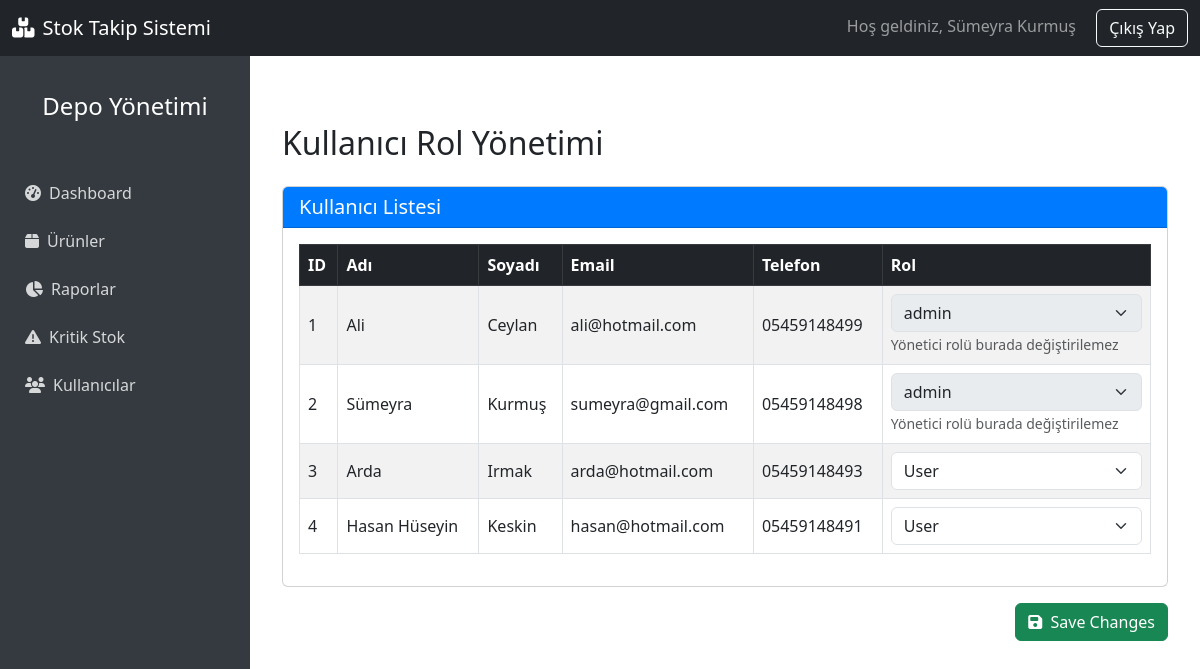
Page /admin_authorization (signed in) on the committed database.
### app.py (models this page shows, shortened)
class User(UserMixin, db.Model):
    id = db.Column(db.Integer, primary_key=True) # essiz id tanimi
    firstName = db.Column(db.String(100), nullable=False) #firstName=form ıcındekı degerı al ve gonder
    lastName = db.Column(db.String(100), nullable=False) #lastName=form ıcındekı degerı al ve gonder
    email = db.Column(db.String(100), unique=True, nullable=False) #email verısı
    role = db.Column(db.String(100), nullable=False, default="User") #role verısı
    phone = db.Column(db.String(15), nullable=False) #phone verısı
    password = db.Column(db.String(100), nullable=False) #password verısı
    confirmPassword = db.Column(db.String(100), nullable=True) #confirmPassword verısı
    urunler = db.relationship('Product', back_populates='user', cascade='all, delete-orphan') #ürünler ile kullanıcı arasında ilişki tanımı

### app.py (the view, shortened to what this page needs)
@app.route('/admin_authorization', methods=['GET','POST'])
@login_required
def admin_authorization():
    users = User.query.all()
    return render_template('admin_authorization.html', users=users)

### app.py (called while the page is built)
@login_manager.user_loader
def load_user(id):
    return User.query.get(int(id))

### templates/admin_authorization.html (shortened to what this page needs)
{% extends "dashboardbase.html" %}
{% block content %}
<link href="https://cdn.jsdelivr.net/npm/bootstrap@5.3.0/dist/css/bootstrap.min.css" rel="stylesheet"/>
<div class="container mt-5">
  <h2 class="mb-4">Kullanıcı Rol Yönetimi</h2>
  <form action="{{ url_for('admin_authorization') }}" method="POST">
    <div class="card">
      <div class="card-header bg-primary text-white">
        <h5 class="mb-0">Kullanıcı Listesi</h5>
      </div>
      <div class="card-body table-responsive">
        <table class="table table-striped table-bordered align-middle">
          <thead class="table-dark">
            <tr>
               <th>ID</th>
              <th>Adı</th>
              <th>Soyadı</th>
              <th>Email</th>
              <th>Telefon</th>
              <th>Rol</th>
            </tr>
          </thead>
          <tbody>
            {% for user in users %}
              <tr>
                <td>{{ user.id }}</td>
                <td>{{ user.firstName }}</td>
                <td>{{ user.lastName }}</td>
                <td>{{ user.email }}</td>
                <td>{{ user.phone }}</td>
                <td>
                  <select name="role_{{ user.id }}" class="form-select" {% if user.role == 'admin' %} disabled {% endif %}>
                    <option value="user" {% if user.role == 'user' %}selected{% endif %}>User</option>
                    <option value="admin" {% if user.role == 'admin' %}selected{% endif %}>admin</option>
                  </select>
                  {% if user.role == 'admin' %}
                    <small class="text-muted">Yönetici rolü burada değiştirilemez</small>
                  {% endif %}
                </td>
              </tr>
            {% endfor %}
          </tbody>
        </table>
      </div>
    </div>
    <div class="mt-3 text-end">
      <button type="submit" class="btn btn-success">
        <i class="fas fa-save me-1"></i> Save Changes
      </button>
    </div>
  </form>
</div>
{% endblock %}

### templates/dashboardbase.html (shortened to what this page needs)
<!DOCTYPE html>
<html lang="tr">
  <head>
    <link rel="stylesheet" href="https://cdn.jsdelivr.net/npm/bootstrap@5.3.0/dist/css/bootstrap.min.css"/>
    <link rel="stylesheet" href="https://cdnjs.cloudflare.com/ajax/libs/font-awesome/6.4.0/css/all.min.css"/>
    <link rel="stylesheet" href="{{ url_for('static', filename='dashboard.css') }}?v=1.0">
  </head>
  <body>
    <nav class="navbar navbar-expand-lg navbar-dark bg-dark fixed-top">
      <div class="container-fluid">
        <a class="navbar-brand" href="{{ url_for('home') }}">
          <i class="fas fa-boxes me-2"></i>Stok Takip Sistemi
        </a>
        <div class="auth-buttons">
          {% if current_user.is_authenticated %}
              <span class="navbar-text me-3">Hoş geldiniz, {{ current_user.firstName }} {{ current_user.lastName }}</span>
              <a href="{{ url_for('logout') }}" class="btn btn-outline-light">Çıkış Yap</a>
          {% endif %}
      </div>
    </nav>
    <div class="sidebar" id="sidebar">
      <div class="text-center mb-4 p-3">
        <h4>Depo Yönetimi</h4>
      </div>
      <ul class="nav flex-column">
        <li class="nav-item">
          <a class="nav-link" href="{{ url_for('dashboard') }}">
            <i class="fas fa-tachometer-alt me-2"></i>Dashboard
          </a>
        </li>
        <li class="nav-item">
          <a class="nav-link" href="{{ url_for('products') }}">
            <i class="fas fa-box me-2"></i>Ürünler
          </a>
        </li>
        <li class="nav-item">
          <a class="nav-link" href="{{ url_for('reports') }}">
            <i class="fas fa-chart-pie me-2"></i>Raporlar
          </a>
        </li>
        <li class="nav-item">
          <a class="nav-link" href="{{ url_for('critical_stock') }}">
            <i class="fas fa-exclamation-triangle me-2"></i>Kritik Stok
          </a>
        </li>
        <li class="nav-item">
          <a class="nav-link" href="{{ url_for('users') }}">
            <i class="fas fa-users me-2"></i>Kullanıcılar
          </a>
        </li>
      </ul>
    </div>
    <div class="main-content" id="mainContent">
     {% block content %}
     {% endblock %}
    </div>
  </body>
</html>

### static/dashboard.css (style rules this page uses)
body { padding-top: 56px; background-color: #f8f9fa; }
.sidebar { height: 100vh; position: fixed; left: 0; width: 250px; background-color: #343a40; padding-top: 20px; color: white; transition: transform 0.3s ease; transform: translateX(0); z-index: 1040; }
.sidebar a { color: rgba(255, 255, 255, 0.8); padding: 10px 15px; text-decoration: none; display: block; transition: all 0.2s; border-radius: 4px; margin: 2px 10px; }
.main-content { margin-left: 250px; padding: 20px; transition: margin-left 0.3s ease; }
.card-header.bg-primary { background-color: #007bff !important; }

### rows in the picture
User: firstName "Sümeyra", lastName "Kurmuş", id "2", email "sumeyra@gmail.com", phone "05459148498", role+id "admin", shows "Yönetici rolü burada değiştirilemez"
User: id "1", firstName "Ali", lastName "Ceylan", email "ali@hotmail.com", phone "05459148499", role+id "admin", shows "Yönetici rolü burada değiştirilemez"
User: id "3", firstName "Arda", lastName "Irmak", email "arda@hotmail.com", phone "05459148493", role+id "User"
User: id "4", firstName "Hasan Hüseyin", lastName "Keskin", email "hasan@hotmail.com", phone "05459148491", role+id "User"
